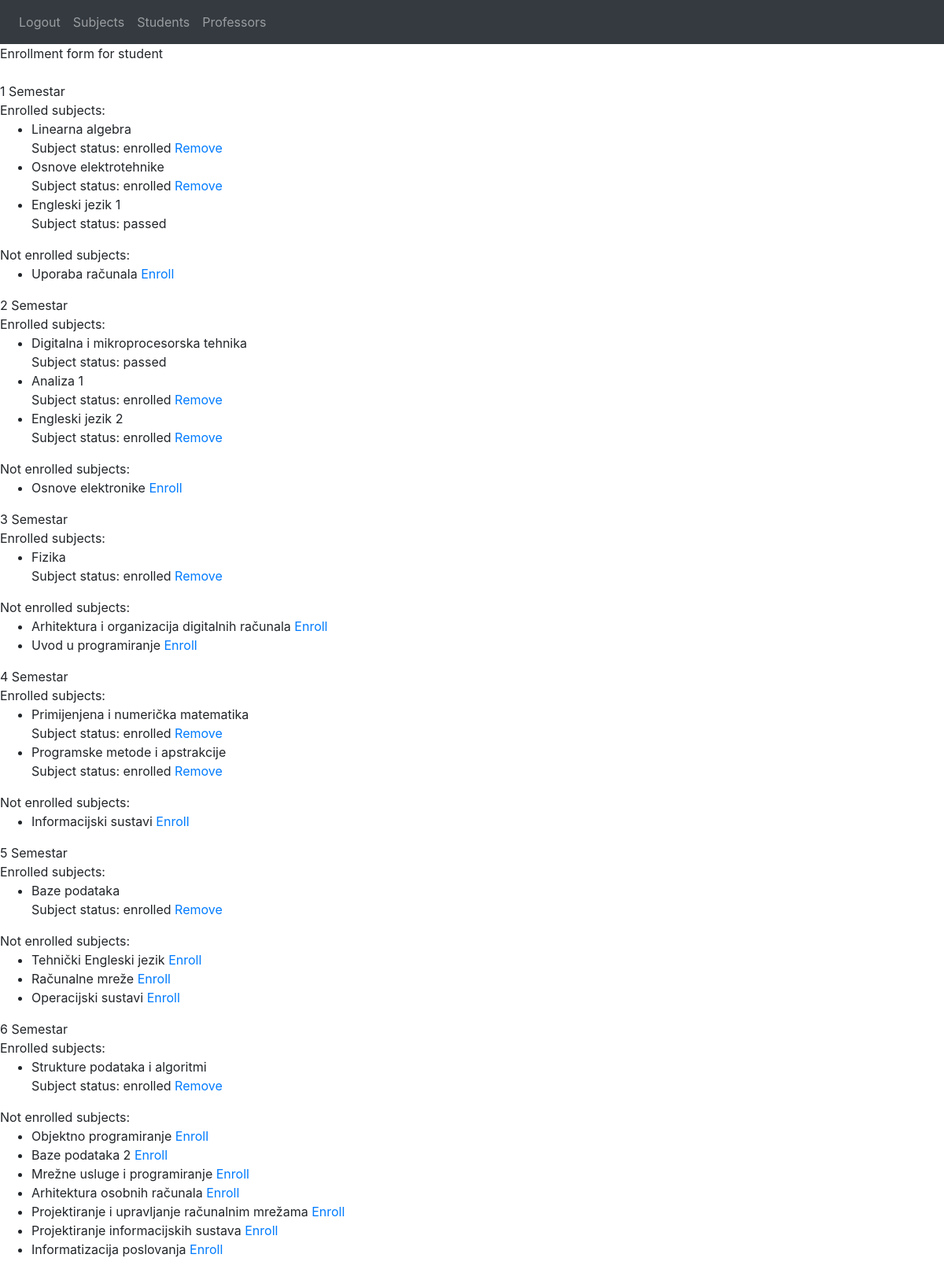
/home/enrollment_form/14 (signed in, upper part), run on the app's committed database.
### app/models.py (models this page shows, shortened)
class Korisnik(AbstractUser):
    STATUS = (('none', 'None'), ('izv', 'izvanredni student'), ('red', 'redovni student'))
    uloga = models.ForeignKey(Uloge, on_delete=models.SET_NULL, null=True)
    status = models.CharField(max_length=50, choices=STATUS)
    def __str__(self):
        return self.username

class Upisi(models.Model):
    student = models.ForeignKey(Korisnik, on_delete=models.SET_NULL, null=True)
    predmet = models.ForeignKey(Predmet, on_delete=models.SET_NULL, null=True)
    status = models.CharField(max_length=64)

class Predmet(models.Model):
    IZBORNI = (('Da', 'da'), ('Ne', 'ne'))
    ime = models.CharField(max_length=50)
    kod = models.CharField(max_length=50)
    program = models.CharField(max_length=50)
    ects = models.IntegerField()
    sem_red = models.IntegerField()
    sem_izv = models.IntegerField()
    izborni = models.CharField(max_length=50, choices=IZBORNI)
    nositelj = models.ForeignKey(Korisnik, on_delete=models.SET_NULL, null=True)
    def __str__(self):
        return self.ime

### app/views.py (the view)
# urls.py: path('home/enrollment_form/<int:student_id>', views.enrollment_form, name='enrollment_form'),
@login_required(login_url='login')
def enrollment_form(request, student_id):
    if str(request.user.uloga) == 'ADMIN' or str(request.user.uloga) == 'PROFESOR' or request.user.id == student_id:
        student_by_id = Korisnik.objects.get(id=student_id)
        subjects = Predmet.objects.all()
        enrolled = Upisi.objects.filter(student=student_by_id)
        enrolled_ids = Upisi.objects.filter(student=student_by_id).values_list('predmet', flat=True)
        not_enrolled = {}
        for subject in subjects:
            print (subject.sem_red)
            if subject.id not in enrolled_ids:
                not_enrolled[subject.id] = subject
        content = {
            "student" : student_by_id,
            'subjects' : subjects,
            'enrolled' : enrolled,
            'not_enrolled' : not_enrolled
        }
        return render(request, 'enrollment_form.html', {'content' : content})

### app/models.py (called while the page is built)
    def __str__(self):
        return self.uloga

### app/templates/enrollment_form.html
{% extends 'base.html' %}
{% block content %}
Enrollment form for {{ content.student }}
<br><br>
{% if content.student.status == 'izv' %}
    {% with ''|center:6 as range %}
        {% for _ in range %}
            {{ forloop.counter }} Semestar <br>
            Enrolled subjects: <br>
            <ul>
            {% for subject in content.enrolled %}
            {% if subject.predmet.sem_red == forloop.parentloop.counter %}
            <li>
                {{ subject.predmet }} <br>
                Subject status: {{ subject.status }}
                {% if subject.status == 'enrolled' %}
                    <a href="{%url 'remove_confirmation_subject' subject_id=subject.id student_id=content.student.id %}" class="plus">Remove</a>
                {% endif %}
            </li>
            {% endif %}
            {% endfor %}
            </ul>
            Not enrolled subjects: <br>
            <ul>
            {% for id, subject in content.not_enrolled.items %}
                {% if subject.sem_red == forloop.parentloop.counter %}
                <li>
                    {{ subject }}
                    <a href="{%url 'enroll_subject' subject_id=id student_id=content.student.id %}" class="plus">Enroll</a>
                </li>
                {% endif %}
            {% endfor %}
            </ul>
        {% endfor %}
    {% endwith %}
{% else %}
    {% with ''|center:8 as range %}
    {% for _ in range %}
        {{ forloop.counter }} Semestar <br>
        Enrolled subjects: <br>
        <ul>
        {% for subject in content.enrolled %}
            {% if subject.predmet.sem_izv == forloop.parentloop.counter %}
            <li>
                {{ subject.predmet }} <br>
                Subject status: {{ subject.status }}
                {% if subject.status == 'enrolled' %}
                    <a href="{%url 'remove_confirmation_subject' subject_id=subject.id student_id=content.student.id %}" class="plus">Remove</a>
                {% endif %}
            </li>
            {% endif %}
        {% endfor %}
        </ul>
        Not enrolled subjects: <br>
        <ul>
        {% for id, subject in content.not_enrolled.items %}
            {% if subject.sem_izv == forloop.parentloop.counter %}
            <li>
                {{ subject }}
                <a href="{%url 'enroll_subject' subject_id=id student_id=content.student.id %}" class="plus">Enroll</a>
            </li>
            {% endif %}
        {% endfor %}
        </ul>
    {% endfor %}
    {% endwith %}
{% endif %}
{% endblock %}

### data on the page
Korisnik: student "student"
Upisi: predmet "Linearna algebra", status "enrolled", shows "Remove"
Upisi: predmet "Osnove elektrotehnike", status "enrolled", shows "Remove"
Upisi: predmet "Engleski jezik 1", status "passed"
Predmet: ime "Uporaba računala"
Upisi: predmet "Digitalna i mikroprocesorska tehnika", status "passed"
Upisi: predmet "Analiza 1", status "enrolled", shows "Remove"
Upisi: predmet "Engleski jezik 2", status "enrolled", shows "Remove"
Predmet: ime "Osnove elektronike"
Upisi: predmet "Fizika", status "enrolled", shows "Remove"
Predmet: ime "Arhitektura i organizacija digitalnih računala"
Predmet: ime "Uvod u programiranje"
Upisi: predmet "Primijenjena i numerička matematika", status "enrolled", shows "Remove"
Upisi: predmet "Programske metode i apstrakcije", status "enrolled", shows "Remove"
Predmet: ime "Informacijski sustavi"
Upisi: predmet "Baze podataka", status "enrolled", shows "Remove"
Predmet: ime "Tehnički Engleski jezik"
Predmet: ime "Računalne mreže"
Predmet: ime "Operacijski sustavi"
Upisi: predmet "Strukture podataka i algoritmi", status "enrolled", shows "Remove"
Predmet: ime "Objektno programiranje"
Predmet: ime "Baze podataka 2"
Predmet: ime "Mrežne usluge i programiranje"
Predmet: ime "Arhitektura osobnih računala"
Predmet: ime "Projektiranje i upravljanje računalnim mrežama"
Predmet: ime "Projektiranje informacijskih sustava"
Predmet: ime "Informatizacija poslovanja"
